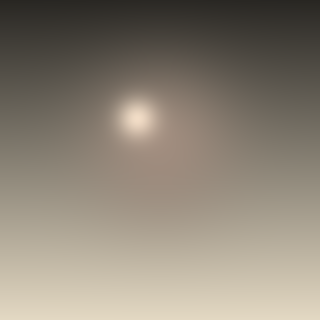
#> input picture gallery/00_source.png, 320 x 320 px
$ python dither_applier.py ../gallery/00_source.png out.png
#> lines starting #> are read from the running program, lines starting #| are printed output that depends on the picture
### tools/halftone_common.py
"""Shared helpers for the halftone_mosaic Python tools.

Pure NumPy + Pillow. Images are handled as float arrays in [0, 1]. We keep a
clear distinction between *gamma* (sRGB) space, which is where dithering and
halftoning live perceptually, and *linear* space, which is where averaging /
blurring is physically correct.
"""
from __future__ import annotations

import numpy as np
from PIL import Image

# Palette from the repo seed (handy defaults for tools/notebooks).
PALETTE = {
    "halftone_black": "#000000",
    "halftone_white": "#FFFFFF",
    "cyan": "#00FFFF",
    "magenta": "#FF00FF",
    "yellow": "#FFFF00",
    "newsprint_beige": "#F5F5DC",
    "stained_glass_blue": "#3366CC",
}


def load_image(path: str, mode: str = "RGB") -> np.ndarray:
    """Load an image as a float array in [0, 1] with shape (H, W, C)."""
#> called with path = '../gallery/00_source.png', mode = 'RGB'
    img = Image.open(path).convert(mode)
#> img is the input picture: PIL image 320x320 RGB; mean R, G, B 140.2, 131.6, 118.4
    arr = np.asarray(img, dtype=np.float64) / 255.0
    if arr.ndim == 2:
        arr = arr[..., None]
    return arr


def save_image(arr: np.ndarray, path: str) -> None:
    """Save a float array in [0, 1] (or a 2D gray array) to disk as 8-bit."""
    a = np.clip(arr, 0.0, 1.0)
    a = (a * 255.0 + 0.5).astype(np.uint8)
    if a.ndim == 3 and a.shape[2] == 1:
        a = a[..., 0]
    Image.fromarray(a).save(path)


def to_gray(rgb: np.ndarray) -> np.ndarray:
    """Rec. 709 luminance, shape (H, W)."""
    if rgb.ndim == 2:
        return rgb
    if rgb.shape[2] == 1:
        return rgb[..., 0]
    return rgb[..., :3] @ np.array([0.2126, 0.7152, 0.0722])
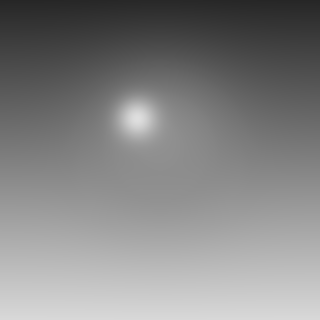
#> returned value: shape (320, 320) float64; min 0.15, max 0.874, mean 0.52


def srgb_to_linear(c: np.ndarray) -> np.ndarray:
    """Approximate sRGB -> linear (gamma 2.2)."""
    return np.power(np.clip(c, 0.0, 1.0), 2.2)


def linear_to_srgb(c: np.ndarray) -> np.ndarray:
    """Approximate linear -> sRGB (gamma 1/2.2)."""
    return np.power(np.clip(c, 0.0, 1.0), 1.0 / 2.2)


# [24 lines left out: functions rgb_to_cmyk, cmyk_to_rgb, hex_to_rgb01, not called in this run]

### tools/dither_applier.py
#!/usr/bin/env python3
"""dither_applier.py — apply classic dithering algorithms to an image.

Supports ordered (Bayer) and error-diffusion kernels (Floyd-Steinberg,
Atkinson, Jarvis-Judice-Ninke, Sierra, Stevenson-Arce) plus blue-noise
threshold dithering. Works on grayscale or per-channel RGB and quantizes to an
arbitrary number of levels.

Unlike the GPU shaders (which approximate error diffusion in a local window),
this tool runs the *true* serial recurrence over the whole image, so output is
pixel-exact and reference-quality.

Examples
--------
    python dither_applier.py in.png out.png --algo floyd --levels 2
    python dither_applier.py in.png out.png --algo atkinson --color
    python dither_applier.py in.png out.png --algo bayer --matrix 8 --levels 4
    python dither_applier.py in.png out.png --algo blue-noise --noise bn256.png
"""
from __future__ import annotations

import argparse

import numpy as np

from halftone_common import load_image, save_image, to_gray

# Error-diffusion kernels: list of (dx, dy, weight). Weights sum to 1 except
# Atkinson, which deliberately discards 2/8 of the error.
KERNELS = {
    "floyd": [(1, 0, 7 / 16), (-1, 1, 3 / 16), (0, 1, 5 / 16), (1, 1, 1 / 16)],
    "atkinson": [
        (1, 0, 1 / 8), (2, 0, 1 / 8),
        (-1, 1, 1 / 8), (0, 1, 1 / 8), (1, 1, 1 / 8),
        (0, 2, 1 / 8),
    ],
    "jjn": [
        (1, 0, 7 / 48), (2, 0, 5 / 48),
        (-2, 1, 3 / 48), (-1, 1, 5 / 48), (0, 1, 7 / 48), (1, 1, 5 / 48), (2, 1, 3 / 48),
        (-2, 2, 1 / 48), (-1, 2, 3 / 48), (0, 2, 5 / 48), (1, 2, 3 / 48), (2, 2, 1 / 48),
    ],
    "sierra": [
        (1, 0, 5 / 32), (2, 0, 3 / 32),
        (-2, 1, 2 / 32), (-1, 1, 4 / 32), (0, 1, 5 / 32), (1, 1, 4 / 32), (2, 1, 2 / 32),
        (-1, 2, 2 / 32), (0, 2, 3 / 32), (1, 2, 2 / 32),
    ],
    "stevenson-arce": [
        (2, 0, 32 / 200),
        (-3, 1, 12 / 200), (-1, 1, 26 / 200), (1, 1, 30 / 200), (3, 1, 16 / 200),
        (-2, 2, 12 / 200), (0, 2, 26 / 200), (2, 2, 12 / 200),
        (-3, 3, 5 / 200), (-1, 3, 12 / 200), (1, 3, 12 / 200), (3, 3, 5 / 200),
    ],
}


def bayer_matrix(n: int) -> np.ndarray:
    """Normalized Bayer threshold matrix of order n (2, 4, 8...), values [0,1)."""
    if n < 2:
        return np.array([[0.0]])
    base = np.array([[0, 2], [3, 1]], dtype=np.float64)
    m = base
    size = 2
    while size < n:
        m = np.block([
            [4 * m + 0, 4 * m + 2],
            [4 * m + 3, 4 * m + 1],
        ])
        size *= 2
    return m / (n * n)


def quantize(v: np.ndarray, levels: int) -> np.ndarray:
    L = max(levels - 1, 1)
    return np.round(np.clip(v, 0.0, 1.0) * L) / L


def ordered_dither(chan: np.ndarray, levels: int, matrix: int) -> np.ndarray:
    m = bayer_matrix(matrix)
    h, w = chan.shape
    tiled = np.tile(m, (h // matrix + 1, w // matrix + 1))[:h, :w]
    L = max(levels - 1, 1)
    return np.floor(chan * L + (tiled - 0.5) + 0.5) / L


def blue_noise_dither(chan: np.ndarray, levels: int, noise: np.ndarray) -> np.ndarray:
    h, w = chan.shape
    nh, nw = noise.shape
    tiled = np.tile(noise, (h // nh + 1, w // nw + 1))[:h, :w]
    L = max(levels - 1, 1)
    return np.floor(chan * L + (tiled - 0.5) + 0.5) / L


def error_diffusion(chan: np.ndarray, levels: int, kernel, serpentine: bool) -> np.ndarray:
    """True serial error diffusion. `chan` is a 2D float array in [0,1]."""
#> called with levels = 2, serpentine = False
    out = chan.astype(np.float64).copy()
    h, w = out.shape
#> h = 320; w = 320
    for y in range(h):
        xs = range(w)
        flip = serpentine and (y % 2 == 1)
        if flip:
            xs = range(w - 1, -1, -1)
        for x in xs:
            old = out[y, x]
            new = quantize(np.array(old), levels).item()
            err = old - new
            out[y, x] = new
            for dx, dy, wgt in kernel:
                sx = x - dx if flip else x + dx
                sy = y + dy
                if 0 <= sx < w and 0 <= sy < h:
                    out[sy, sx] += err * wgt
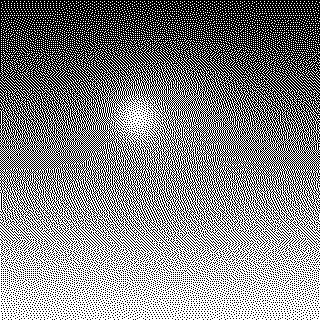
#> out: shape (320, 320) float64; values 0 (black) and 1 (white), 52% white; black in thin lines or dots
    return np.clip(out, 0.0, 1.0)


def apply_dither(img: np.ndarray, args) -> np.ndarray:
    noise = None
    if args.algo == "blue-noise":
        if not args.noise:
            raise SystemExit("--noise PATH is required for --algo blue-noise")
        noise = to_gray(load_image(args.noise))

    def per_channel(c: np.ndarray) -> np.ndarray:
        if args.algo == "bayer":
            return ordered_dither(c, args.levels, args.matrix)
        if args.algo == "blue-noise":
            return blue_noise_dither(c, args.levels, noise)
        return error_diffusion(c, args.levels, KERNELS[args.algo], args.serpentine)

    if args.color and img.shape[-1] >= 3:
        chans = [per_channel(img[..., i]) for i in range(3)]
        return np.stack(chans, axis=-1)
    gray = to_gray(img)
    return per_channel(gray)


def main() -> None:
    algos = ["bayer", "blue-noise", *KERNELS.keys()]
    p = argparse.ArgumentParser(description=__doc__,
                                formatter_class=argparse.RawDescriptionHelpFormatter)
    p.add_argument("input")
    p.add_argument("output")
    p.add_argument("--algo", choices=algos, default="floyd")
    p.add_argument("--levels", type=int, default=2, help="output levels per channel")
    p.add_argument("--matrix", type=int, default=8, help="Bayer matrix order (2/4/8/16)")
    p.add_argument("--color", action="store_true", help="dither RGB channels (else grayscale)")
    p.add_argument("--noise", help="blue-noise texture PNG (for --algo blue-noise)")
    p.add_argument("--serpentine", action="store_true",
                   help="alternate scan direction each row (reduces directional worms)")
    args = p.parse_args()

    img = load_image(args.input)
    out = apply_dither(img, args)
    save_image(out, args.output)
#> in save_image, `a = (a * 255.0 + 0.5).astype(np.uint8)`: a: shape (320, 320); 52% white; black in thin lines or dots
    print(f"wrote {args.output}  ({args.algo}, levels={args.levels}, "
          f"{'color' if args.color else 'gray'})")


if __name__ == "__main__":
    main()
